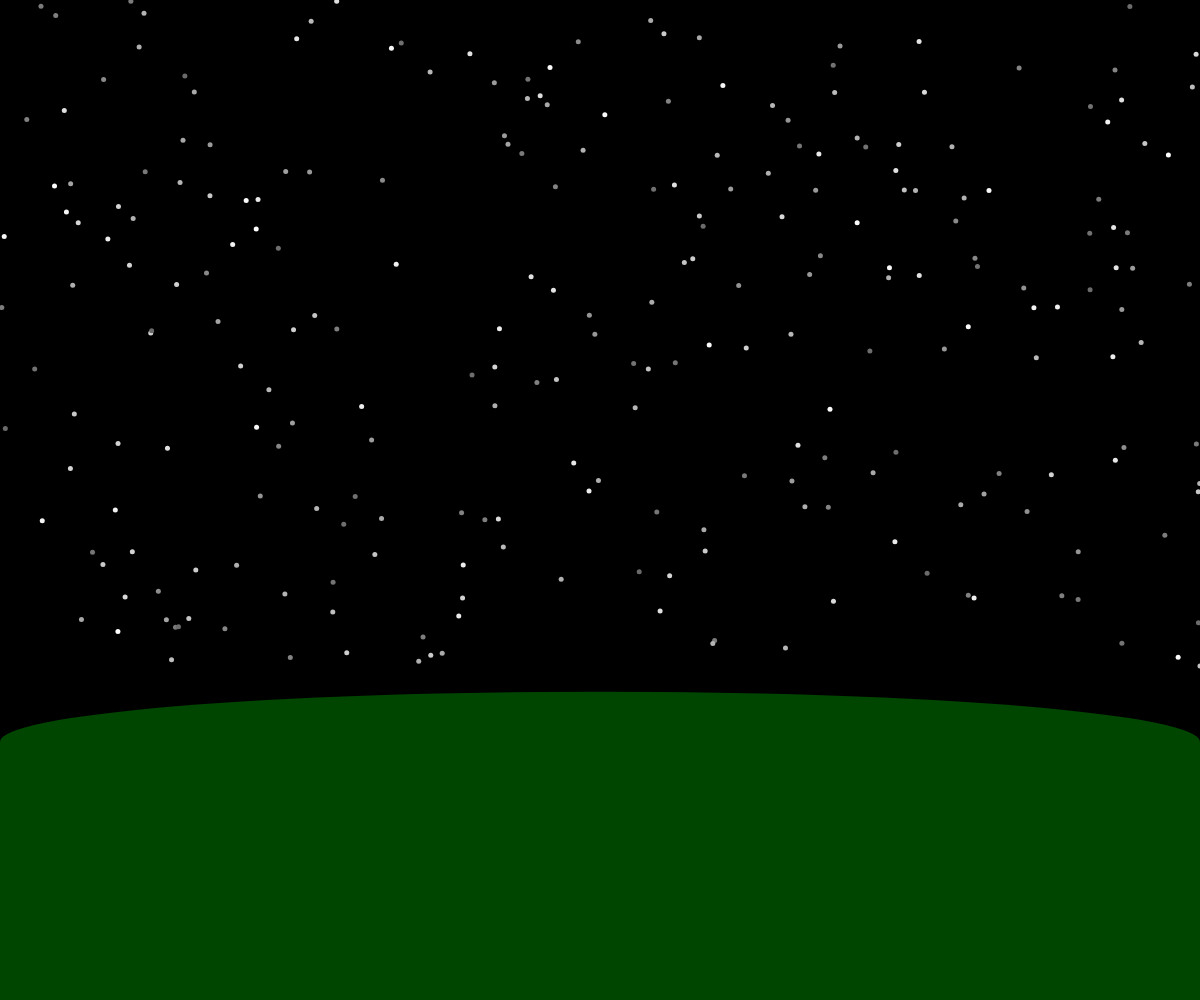
Frame 1 (no input)
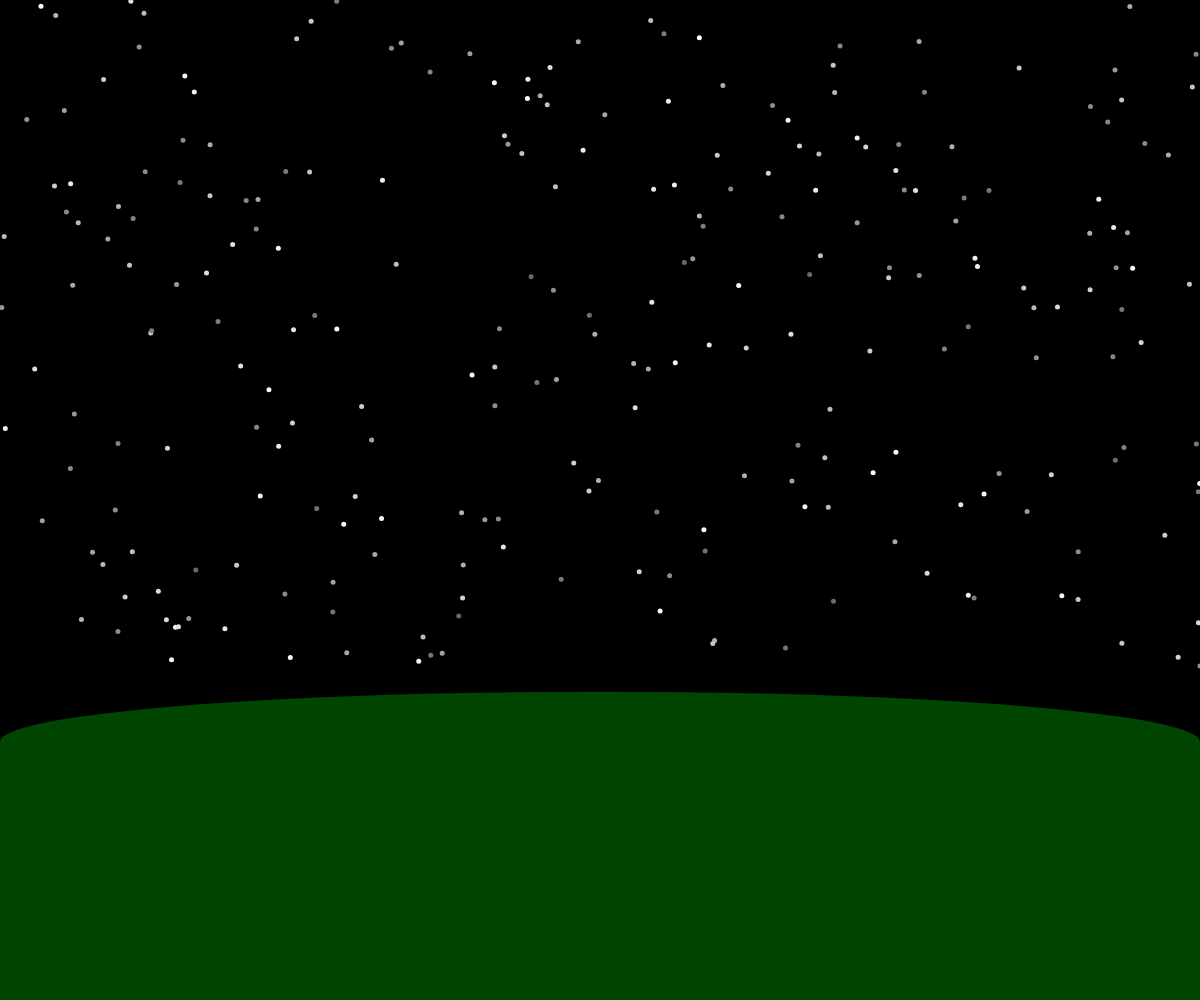
Frame 60 (no input)
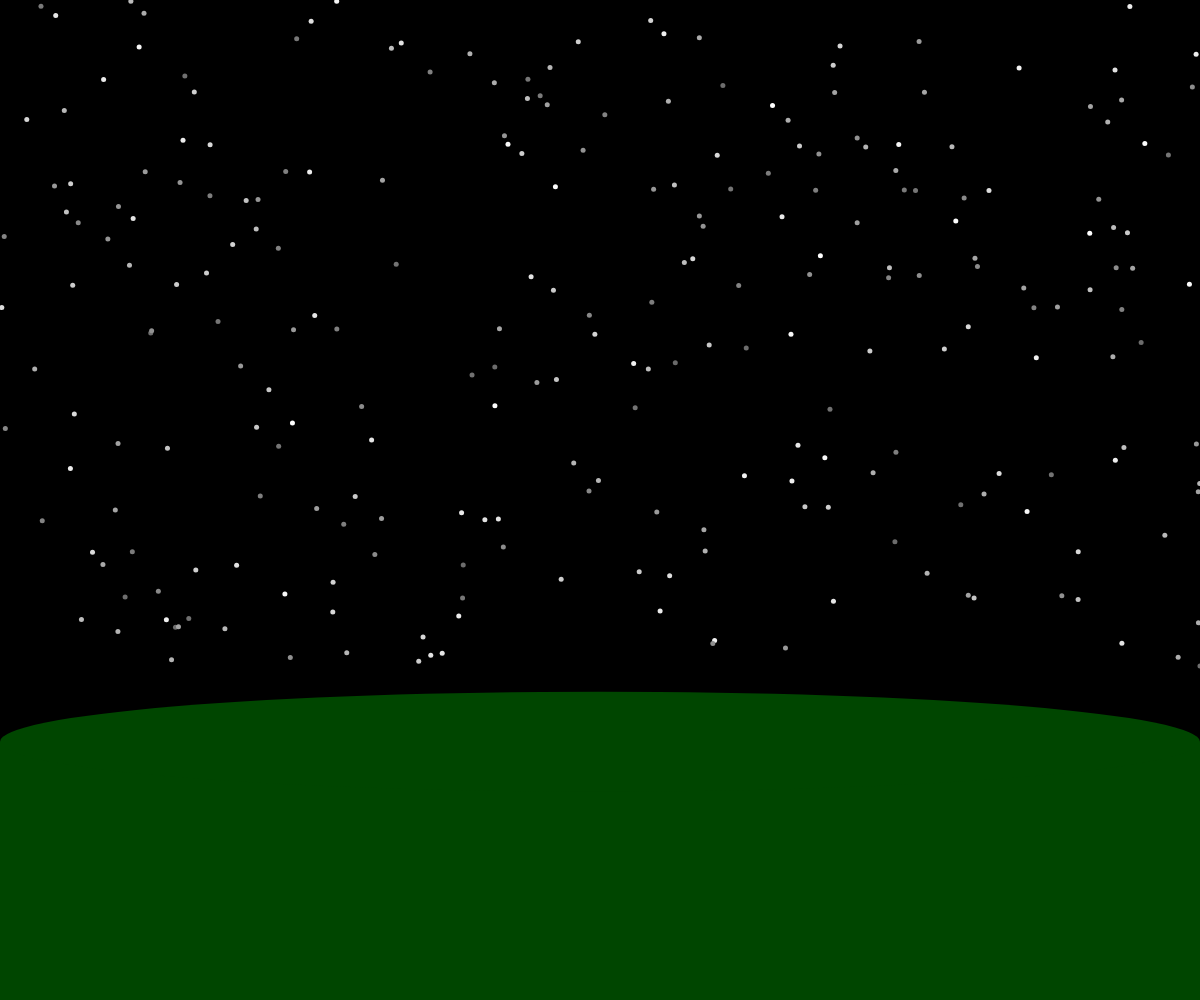
Frame 120 (the mouse pressed at the canvas centre since frame 60)

The p5.js sketch that drew these frames (run headless with seeded random() and noise() and a simulated clock; from frame 60 on, the mouse is pressed at the canvas centre):

// p5.js sketch
// ── sketch.js
var node_list = [];
const lumin = 150; //Luminescene: How dim the stars get when flasing. Larger number means they get dimmer.
var mouse_tracking = false
var lastNode = 0;
var line_list = [];

class Node {
  constructor(x, y) {
    this.x = x;
    this.y = y;
    this.lumin = random(-lumin, lumin);
    this.flux = random(0.25, 4);
  }
}

function setup() {
  createCanvas(windowWidth, windowHeight);
  for(ctr = 0; ctr < 250; ctr++) {
    newNode = new Node(random(0, width), random(0, height / 1.5));
    node_list[ctr] = newNode;
  }
}

function draw() {
  background(0);
  noStroke()
  fill(0, 70, 0)
  rect(0, height / 1.5 + 75, width, height - (height / 1.5 + 75))
  ellipse(width / 2, height / 1.5 + 75, width, 100)
  fill(0)
  for(let ctr = 0; ctr < node_list.length; ctr++) {
    fill(255 - abs(node_list[ctr].lumin));
    circle(node_list[ctr].x, node_list[ctr].y, 5)
    node_list[ctr].lumin -= node_list[ctr].flux;
    if(node_list[ctr].lumin < -lumin) {
      node_list[ctr].lumin = lumin;
    }
  }
  stroke(255)
  for(let ctr = 0; ctr < line_list.length; ctr++) {
    line(line_list[ctr][0].x, line_list[ctr][0].y, line_list[ctr][1].x, line_list[ctr][1].y);
  }
  if (mouse_tracking) {
    line(lastNode.x, lastNode.y, mouseX, mouseY);
  }
}

function mousePressed() { 
  for(let ctr = 0; ctr < node_list.length; ctr++) {
    if(dist(mouseX, mouseY, node_list[ctr].x, node_list[ctr].y) <= 6) {
      mouse_tracking = true;
      lastNode = node_list[ctr];
      return;
    }
  }
}


function mouseReleased() { 
  mouse_tracking = false;
  for(let ctr = 0; ctr < node_list.length; ctr++) {
    if(dist(mouseX, mouseY, node_list[ctr].x, node_list[ctr].y) <= 6) {
      line_list.push([node_list[ctr], lastNode]);
      return;
    }
  }
}
